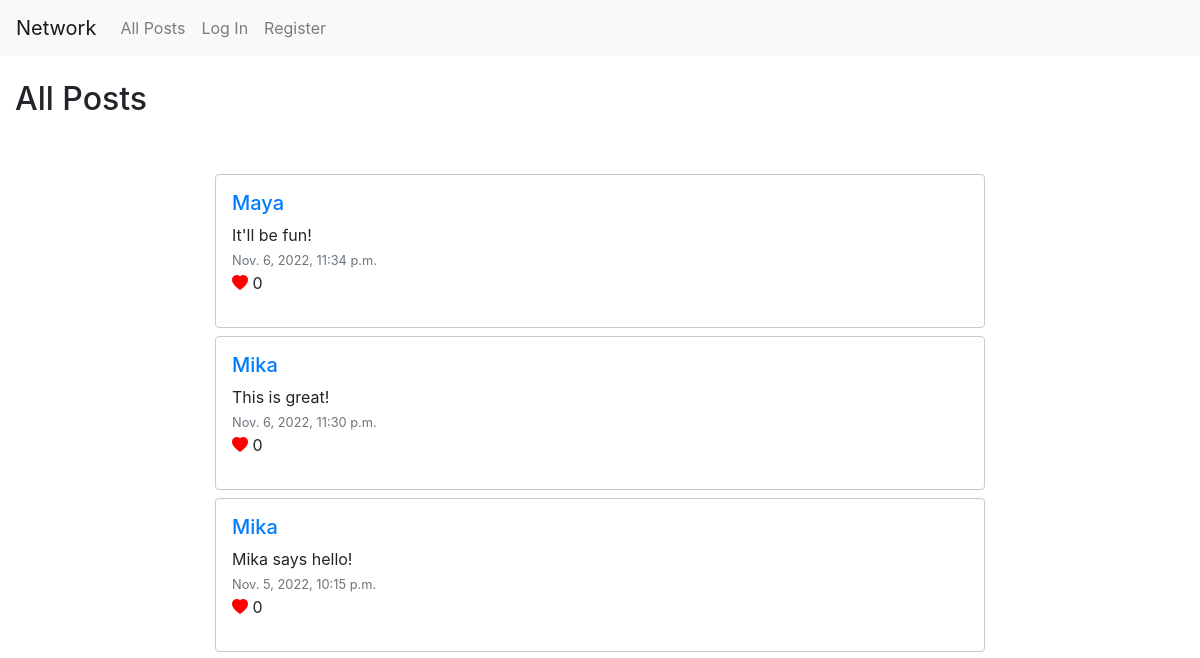
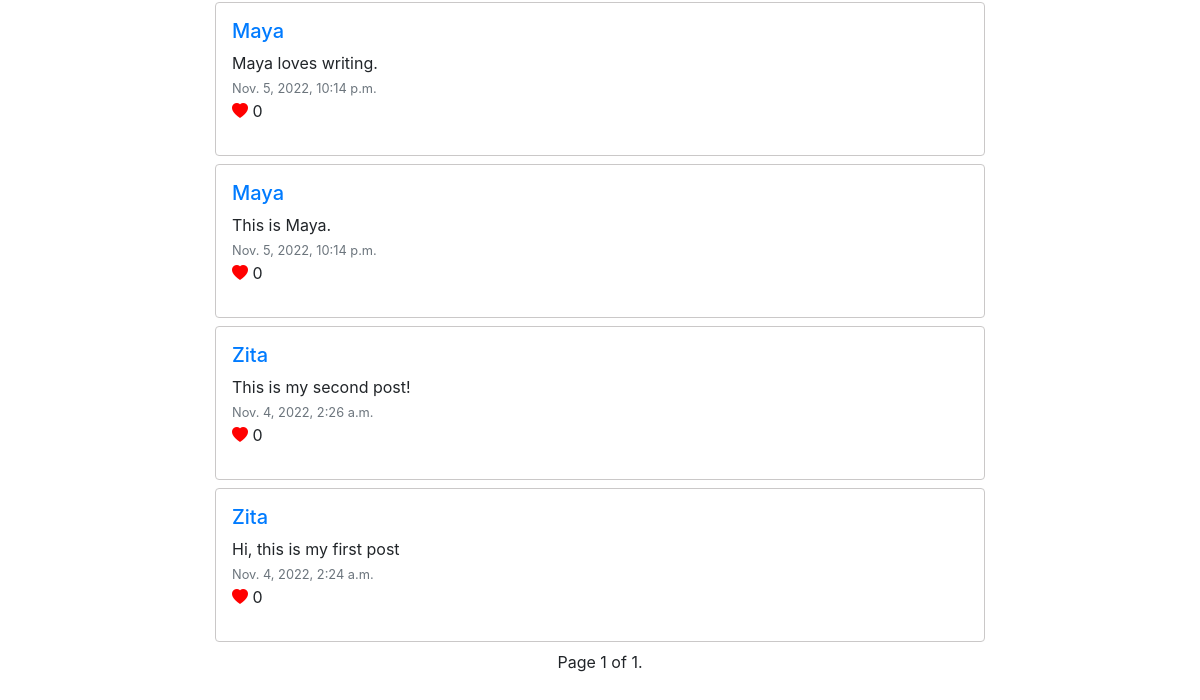
The app's page /, older data (2 pictures, top to bottom).
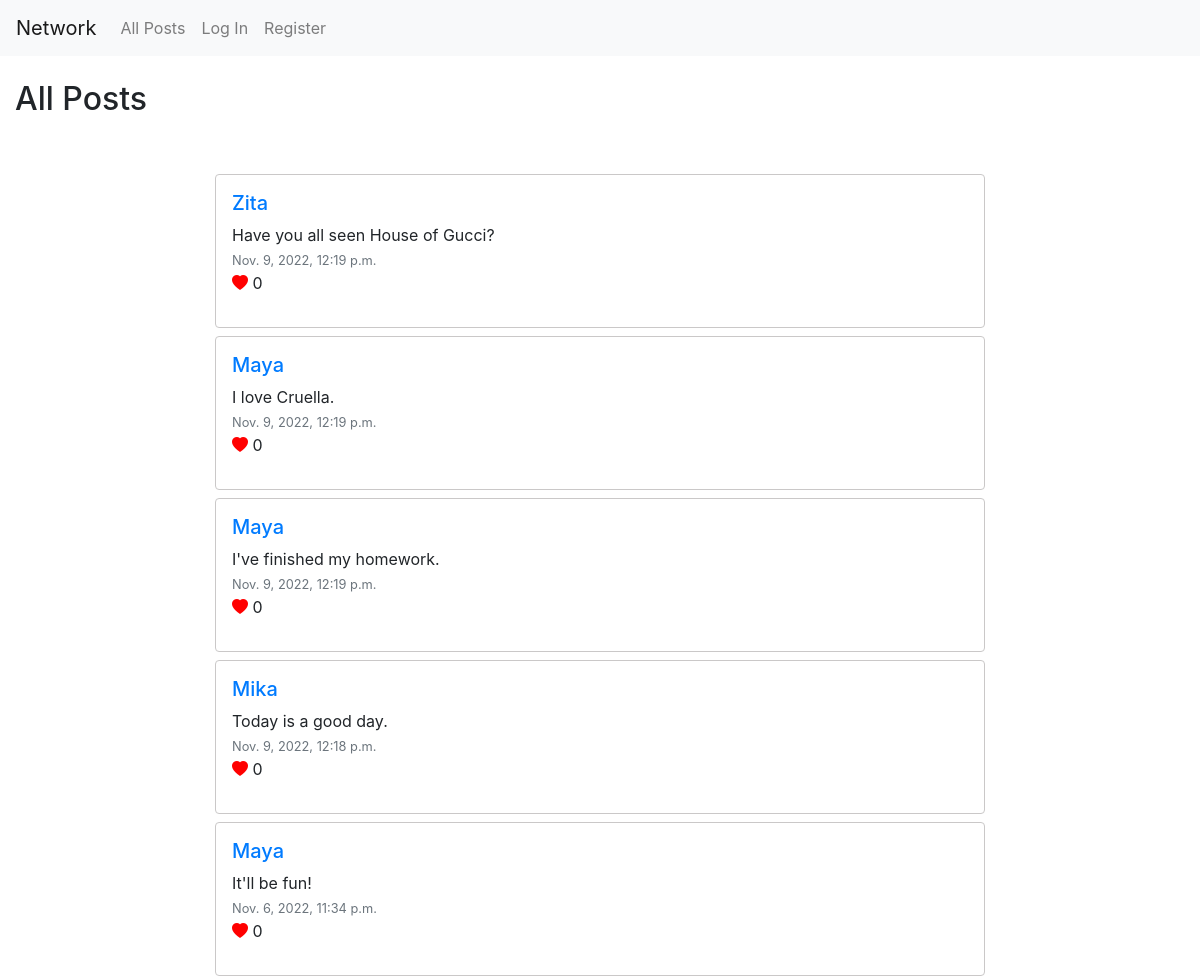
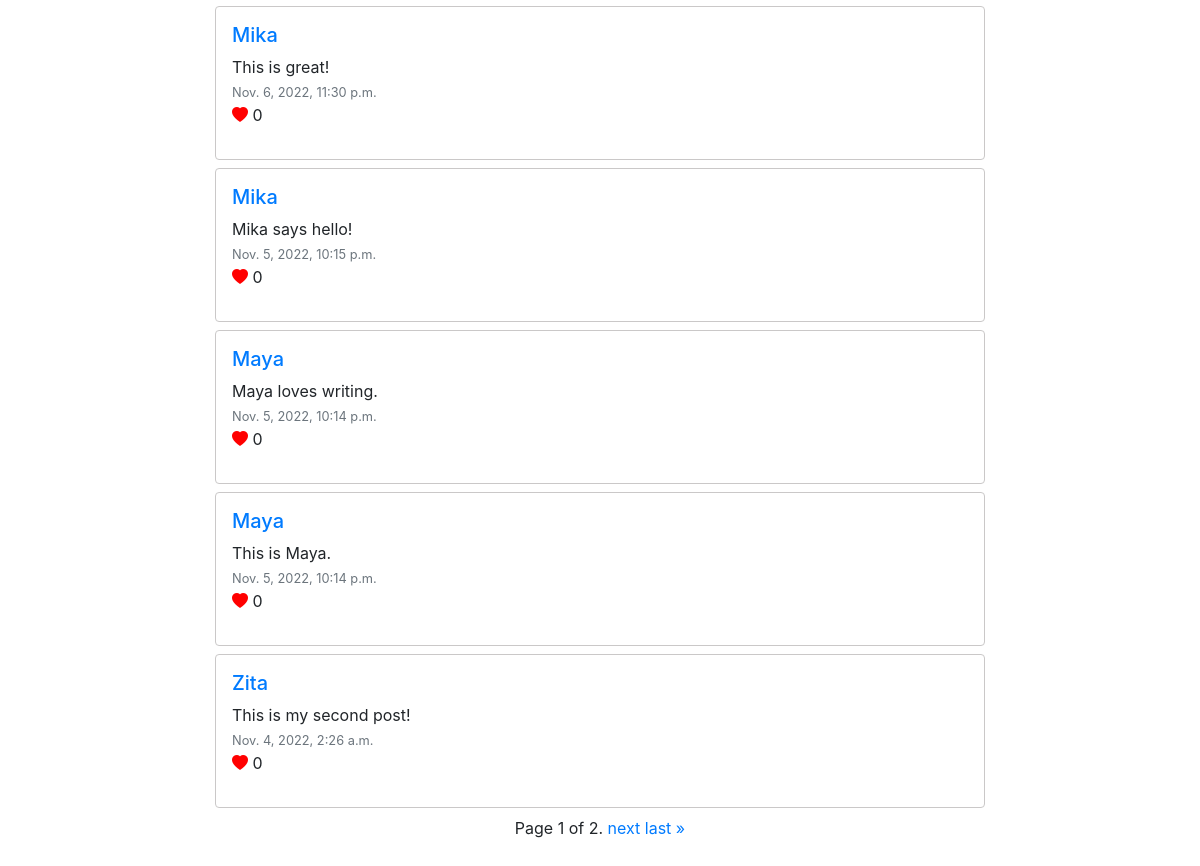
The same page, newer data (2 pictures, top to bottom).
### network/models.py (models this page shows, shortened)
class Post(models.Model):
    poster = models.ForeignKey('User', on_delete=models.CASCADE, related_name='poster')
    content = models.TextField()
    date_created = models.DateTimeField(default=timezone.now)
    number_of_like = models.IntegerField(default=0)

class User(AbstractUser):
    pass

### network/views.py (the view)
# urls.py: path("", views.index, name="index"),
def index(request):
    posts = Post.objects.all().order_by('date_created').reverse()
    paginator = Paginator(posts, 10)
    page_number = request.GET.get('page')
    page_obj = paginator.get_page(page_number)
    return render(request, "network/index.html", {
        'page_obj': page_obj
    })

### network/templates/network/index.html (shortened to what this page needs)
{% extends "network/layout.html" %}
{% block body %}
    <h2 class="my-4">All Posts</h2>
    <div class="row mb-5">
        <div class="col-lg-8 offset-lg-2 mt-4">
            {% include "network/posts.html" %}
    </div>
{% endblock %}

### network/templates/network/posts.html (shortened to what this page needs)
<div>
    {% for post in page_obj %}
    <div class="border rounded my-2 p-3" id="post">
        <a href="{% url 'profile' post.poster %}"><h5>{{ post.poster }}</h5></a>
        <ul class="list-unstyled">
            <li>{{ post.content }}</li>
            <li><small class="text-muted">{{ post.date_created }}</small></li>
            <li><i class="bi bi-heart-fill" id="heart"></i> {{ post.number_of_like }}</li>
        </ul>
    </div>
    {% endfor %}
    <div class="pagination justify-content-center">
        <span class="step-links">
            <span class="current">
                Page {{ page_obj.number }} of {{ page_obj.paginator.num_pages }}.
            </span>
            {% if page_obj.has_next %}
                <a href="?page={{ page_obj.next_page_number }}">next</a>
                <a href="?page={{ page_obj.paginator.num_pages }}">last &raquo;</a>
            {% endif %}
        </span>
    </div>

Row changes from the older to the newer data that the page shows:
no longer on this page (row unchanged): Post: poster "Zita", content "Hi, this is my first post", date_created "Nov. 4, 2022, 2:24 a.m.", number_of_like "0"
added Post: poster "Zita", content "Have you all seen House of Gucci?", date_created "Nov. 9, 2022, 12:19 p.m.", number_of_like "0"
added Post: poster "Maya", content "I love Cruella.", date_created "Nov. 9, 2022, 12:19 p.m.", number_of_like "0"
added Post: poster "Maya", content "I've finished my homework.", date_created "Nov. 9, 2022, 12:19 p.m.", number_of_like "0"
added Post: poster "Mika", content "Today is a good day.", date_created "Nov. 9, 2022, 12:18 p.m.", number_of_like "0"
Text that changed along with them:
{{ page_obj.paginator.num_pages }}: "1" → "2"
text now shown: "next last »"
